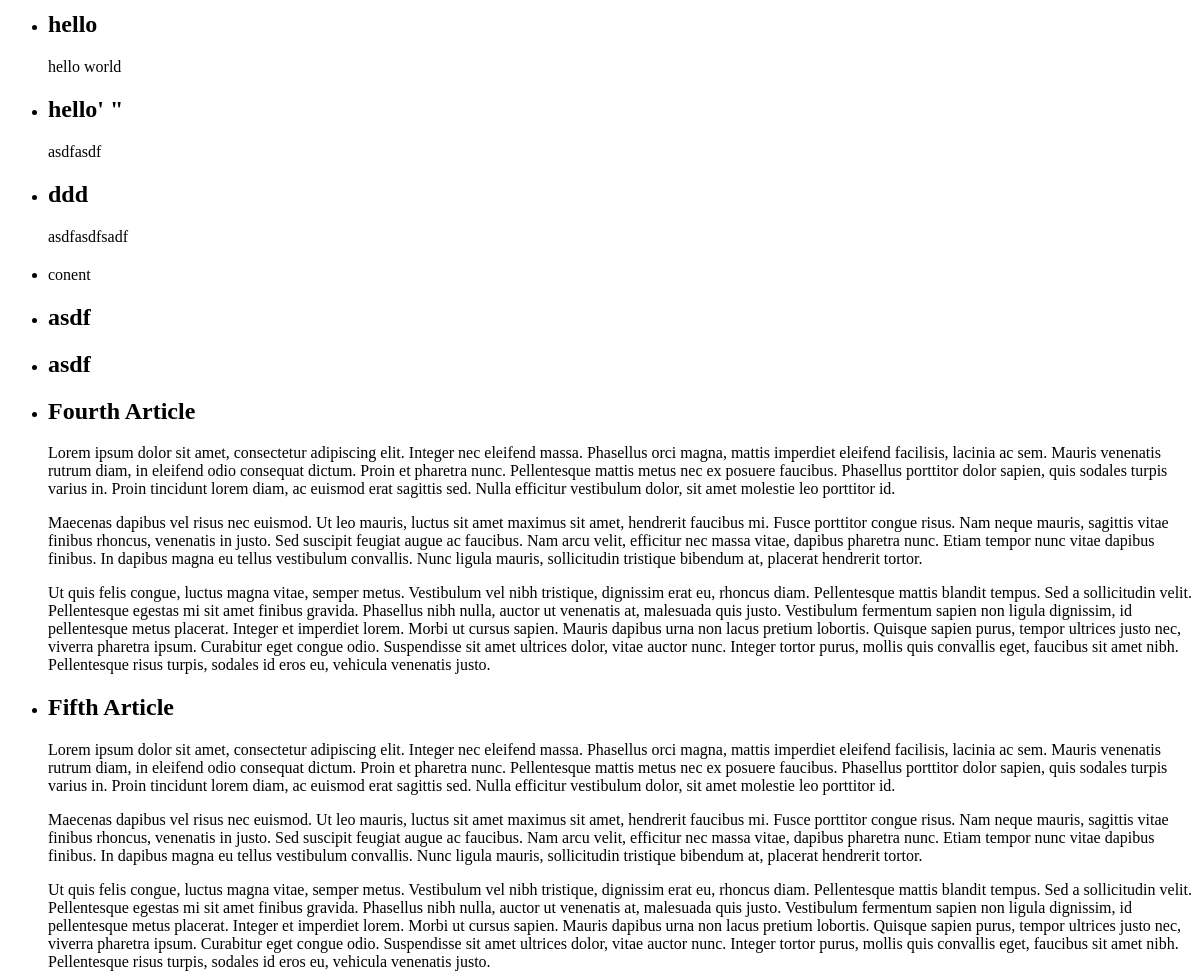
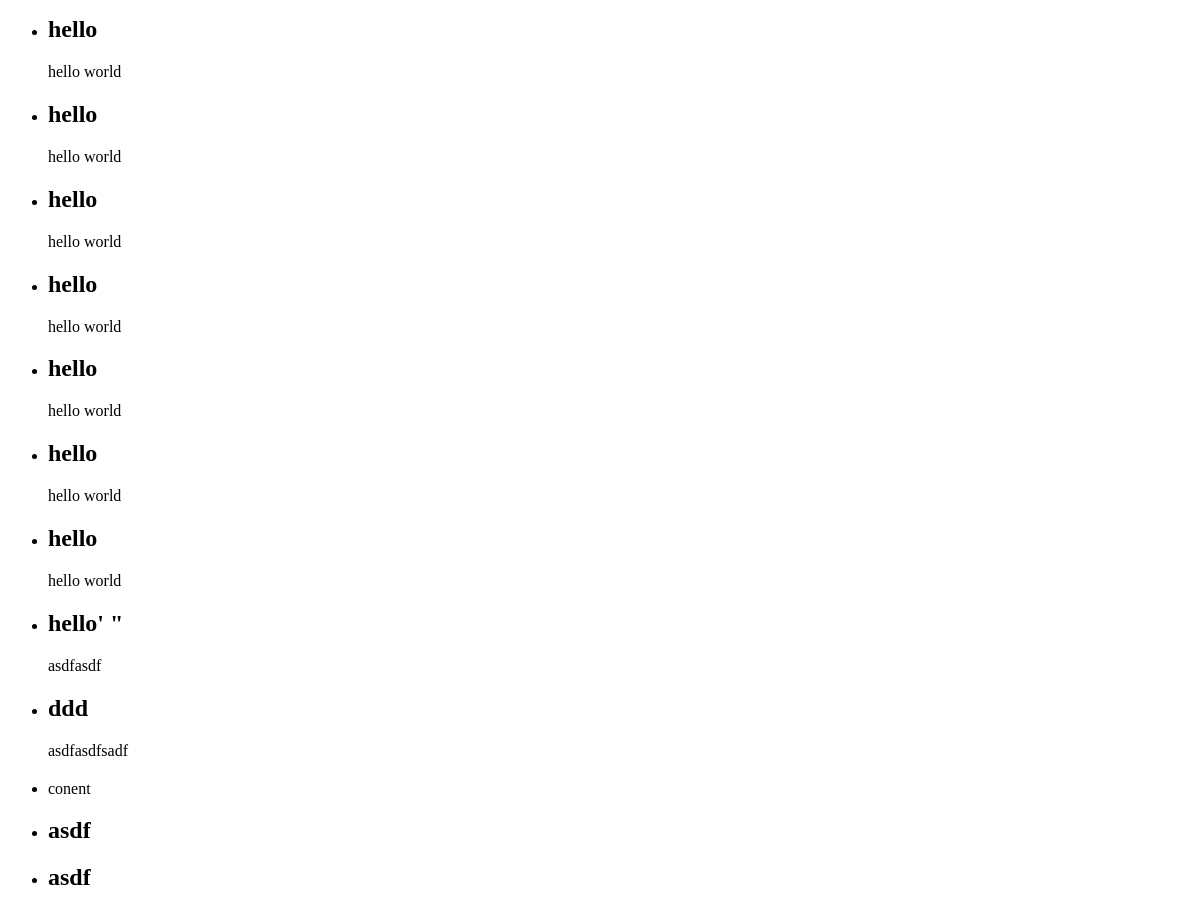
Page /08_AnIntroductionToDatabases/example05.php (lower part) on the earlier database version (2 pictures, top to bottom).
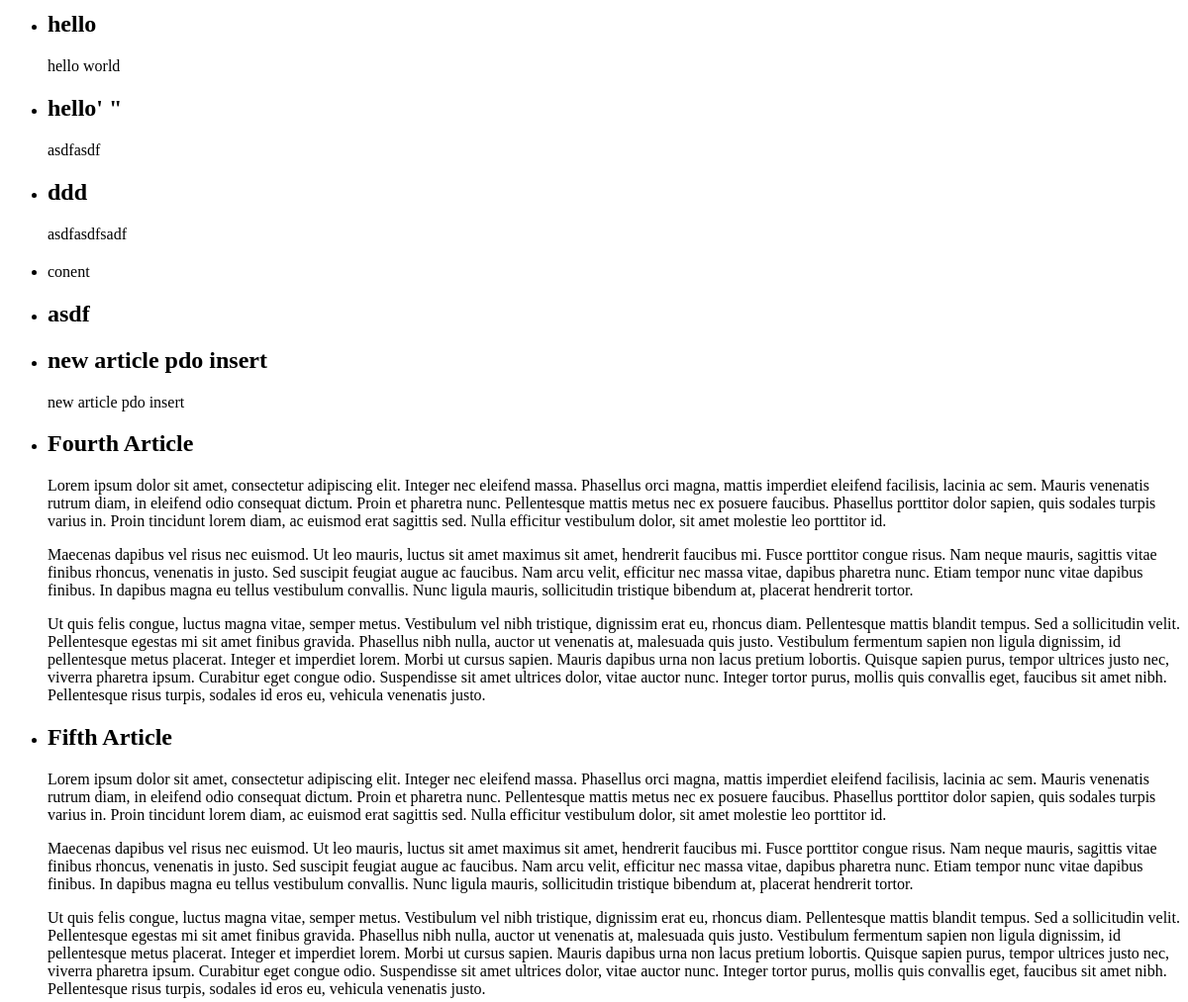
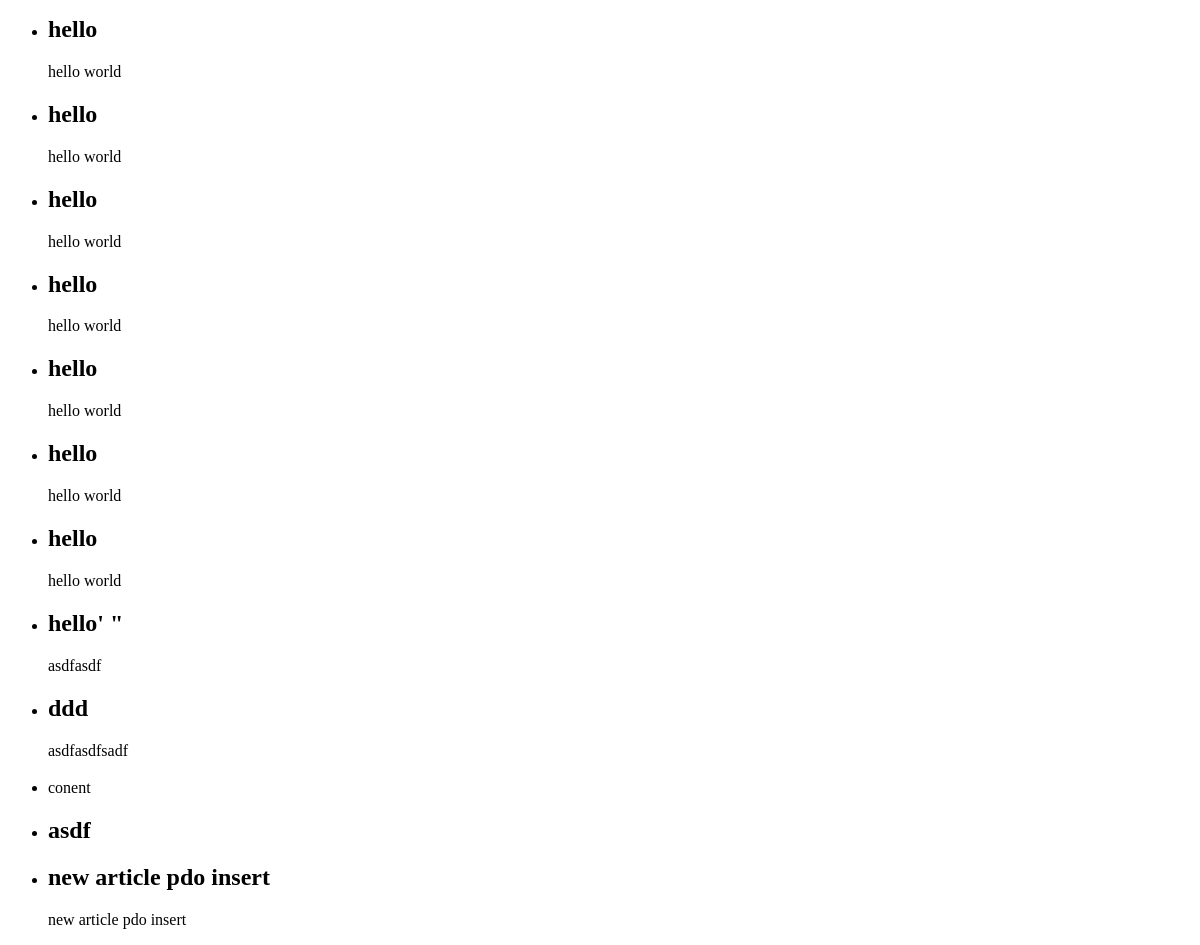
Same page on the later database version (2 pictures, top to bottom).
### tables this page shows
CREATE TABLE `article` (
  `id` int(255) NOT NULL,
  `title` varchar(128) NOT NULL,
  `content` text NOT NULL,
  `published_at` datetime DEFAULT NULL
);

### 08_AnIntroductionToDatabases/example05.php (the view, shortened to what this page needs)
<?php
$db_host="localhost";
$db_user="root";
$db_pass="";
$db_name="phpforbeginners_cms";
$conn= mysqli_connect($db_host,$db_user,$db_pass,$db_name);
$sql="SELECT * FROM `article`";
$select_query = mysqli_query($conn,$sql) or die(mysqli_error($conn));
?><!doctype html>
<html lang="en">
<head>
</head>
<body>
    <main>
        <?php if(mysqli_num_rows($select_query)){ ?>
            <ul>
                <?php while($result = mysqli_fetch_assoc($select_query)){?>
                    <li>
                        <article>
                            <h2><?=$result["title"];?></h2>
                            <p><?=$result["content"];?></p>
                        </article>
                    </li>
                <?php } ?>
            </ul>
            <ul>
                <?php mysqli_data_seek($select_query,0); while($result = mysqli_fetch_assoc($select_query)):?>
                    <li>
                        <article>
                            <h2><?=$result["title"];?></h2>
                            <p><?=$result["content"];?></p>
                        </article>
                    </li>
                <?php endwhile; ?>
            </ul>
        <?php }else{
            echo PHP_EOL."No Articles Found".PHP_EOL;
        } ?>
    </main>
</body>
</html>

Differences in the rows shown:
removed article: title "asdf"
added article: title "new article pdo insert", content "new article pdo insert"
